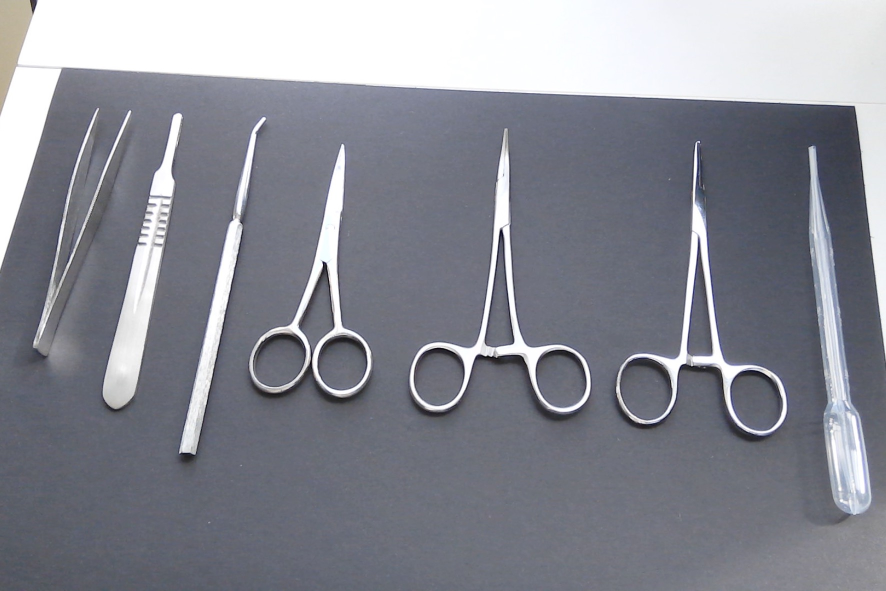
#> input picture HALO-OR/assets/samples/images/image1.jpg, 1772 x 1182 px (shown at 1/2 size)
$ python -i bboxsi_main.py   (imports and definitions only)
#> lines starting #> are read from the running program, lines starting #| are printed output that depends on the picture; after the words box and inside, x2 and y2 are one past the last pixel; in counts of white or black regions, pixels touching at a corner belong together
#> further down, picture is the input picture: shape (1182, 1772, 3); mean B, G, R 146.8, 137.5, 135.6
#!/usr/bin/env python3
"""
Detect surgical instruments on a dark mat using classical CV (OpenCV + NumPy).

Pipeline:
1) Extract dark ROI (mat).
2) Extract instrument foreground inside ROI.
3) Apply fallback edge-based mask when needed.
4) Extract connected components and produce filtered bounding boxes.
5) Save JSON + visualization (+ optional masks).
"""

from __future__ import annotations

import argparse
import json
import sys
from pathlib import Path
from typing import Dict, List, Tuple

import cv2
import numpy as np


DEFAULT_EXTENSIONS = [".jpg", ".jpeg", ".png", ".bmp", ".tif", ".tiff"]


def clamp(value: int, low: int, high: int) -> int:
    """Clamp integer to [low, high]."""
    return max(low, min(high, value))


def normalize_kernel_size(k: int) -> int:
    """Ensure morphology kernel size is odd and >= 1."""
    k = max(1, int(k))
    if k % 2 == 0:
        k += 1
    return k


def ellipse_kernel(k: int) -> np.ndarray:
    """Create an elliptical structuring element."""
    kk = normalize_kernel_size(k)
    return cv2.getStructuringElement(cv2.MORPH_ELLIPSE, (kk, kk))


# [173 lines left out: functions find_images, ensure_dirs, fill_external_contours, count_holes, split_merged_components, not called in this run]


def extract_roi_mask(
    image_bgr: np.ndarray,
    v_dark: int = 110,
    roi_close_k: int = 31,
    roi_open_k: int = 17,
    auto_thresholds: bool = True,
    manual_v_dark_override: bool = False,
) -> Tuple[np.ndarray, Dict[str, float | bool | int | str]]:
    """
    Extract the black/dark mat ROI as the largest dark region.

    Returns:
        roi_mask: uint8 binary mask (0/255)
        meta: diagnostics and fallback state
    """
#> called with v_dark = 110, roi_close_k = 31, roi_open_k = 17, auto_thresholds = True, manual_v_dark_override = False
    h, w = image_bgr.shape[:2]
#> h = 1182; w = 1772
    total_pixels = float(h * w)
#> total_pixels = 2094504

    hsv = cv2.cvtColor(image_bgr, cv2.COLOR_BGR2HSV)
#> hsv: shape (1182, 1772, 3); mean H, S, V 103.4, 24.6, 147
    s = hsv[:, :, 1]
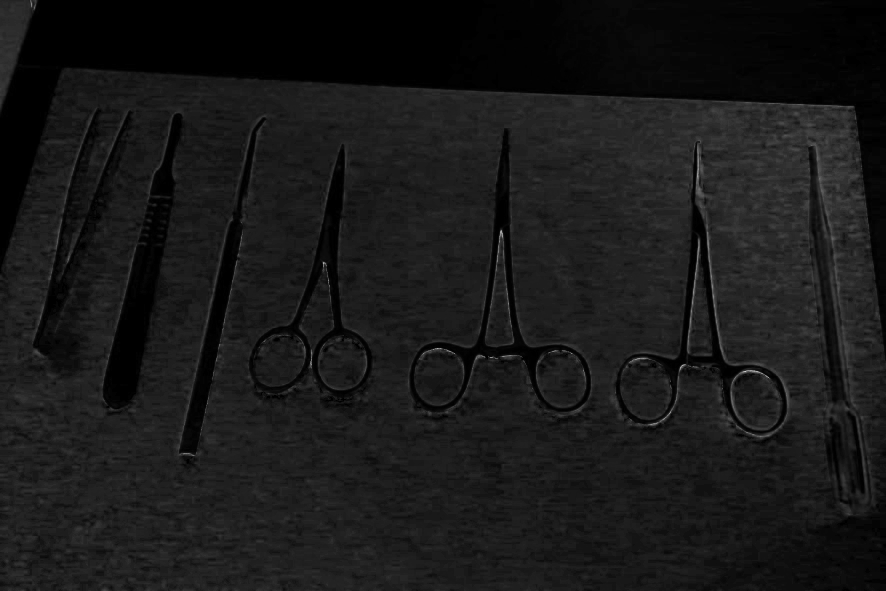
#> s: shape (1182, 1772) (shown at 1/2 size); min 0, max 255, mean 24.6
    v = hsv[:, :, 2]
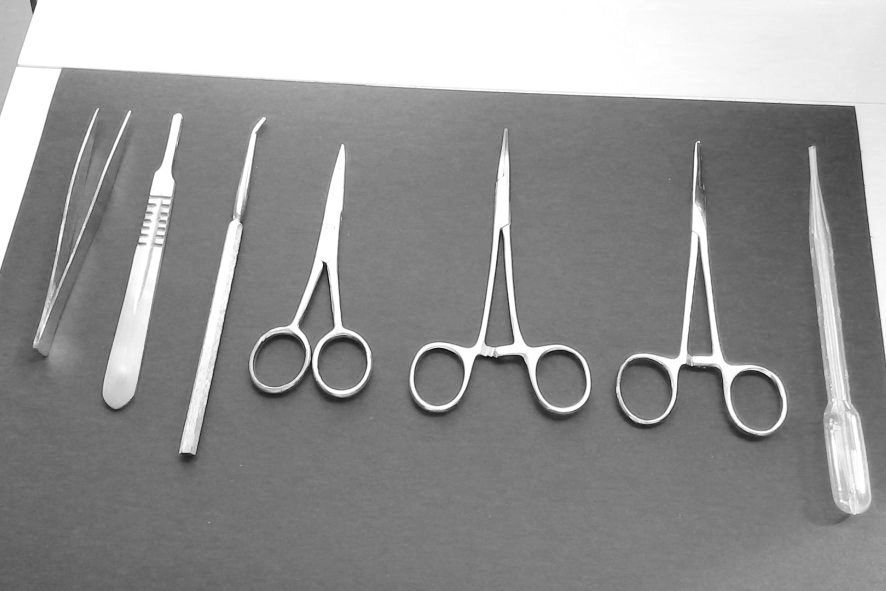
#> v: shape (1182, 1772) (shown at 1/2 size); min 2, max 255, mean 147

    used_v_dark = int(v_dark)
    bg_v_ref = float(np.percentile(v, 40))
#> bg_v_ref = 120

    if auto_thresholds and not manual_v_dark_override:
        darker_half_cut = np.percentile(v, 75)
#> darker_half_cut = 150
        dark_candidates = v[v < darker_half_cut]
        if dark_candidates.size >= 100:
            bg_v_ref = float(np.percentile(dark_candidates, 40))
#> bg_v_ref = 116
        used_v_dark = clamp(int(bg_v_ref + 10), 70, 140)
#> used_v_dark = 126

    # Base dark mask plus relaxed low-saturation expansion for dark-gray mat edges.
    dark_base = v < used_v_dark
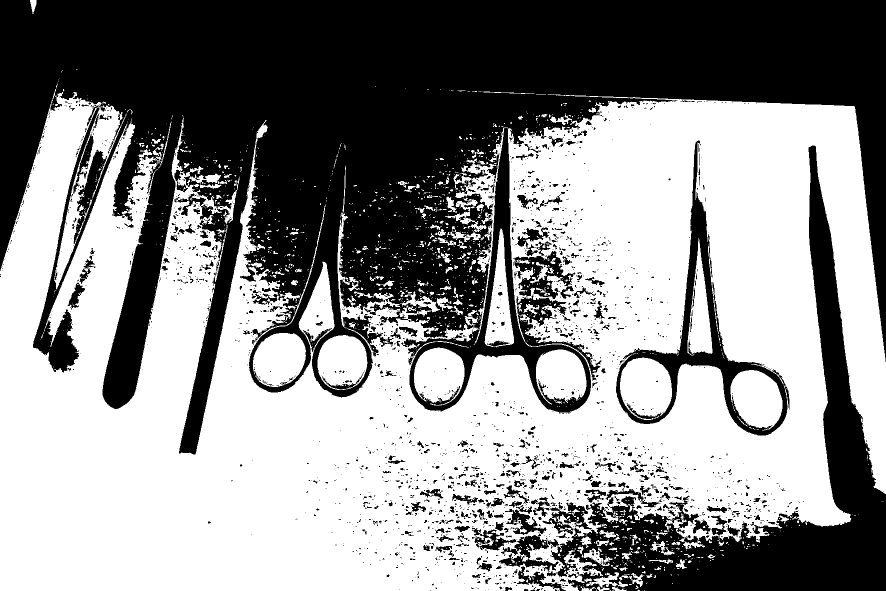
#> dark_base: shape (1182, 1772) bool (shown at 1/2 size); 55.8% white; 2389 black regions (2007 under 20 px), largest, box (x1, y1, x2, y2) and area: (0, 0, 1772, 909) 734396, (1100, 291, 1772, 1182) 117238, (1232, 281, 1579, 871) 23814
    dark_sat_relaxed = (v < clamp(used_v_dark + 12, 0, 255)) & (s < 160)
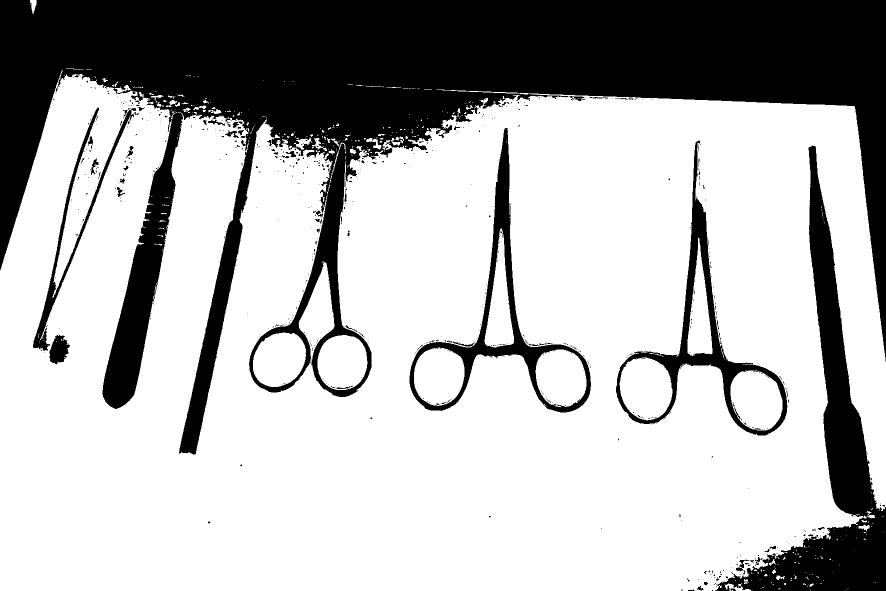
#> dark_sat_relaxed: shape (1182, 1772) bool (shown at 1/2 size); 70.7% white; 710 black regions (645 under 20 px), largest, box (x1, y1, x2, y2) and area: (0, 0, 1772, 909) 491796, (1430, 291, 1772, 1182) 65954, (819, 256, 1182, 825) 21660
    dark_mask = np.where(dark_base | dark_sat_relaxed, 255, 0).astype(np.uint8)
#> dark_mask: shape (1182, 1772); 70.7% white; 649 black regions (584 under 20 px), largest, box (x1, y1, x2, y2) and area: (0, 0, 1772, 909) 491791, (1430, 291, 1772, 1182) 65954, (819, 256, 1182, 825) 21655

    dark_mask = cv2.morphologyEx(
        dark_mask,
        cv2.MORPH_CLOSE,
        ellipse_kernel(roi_close_k),
        iterations=2,
    )
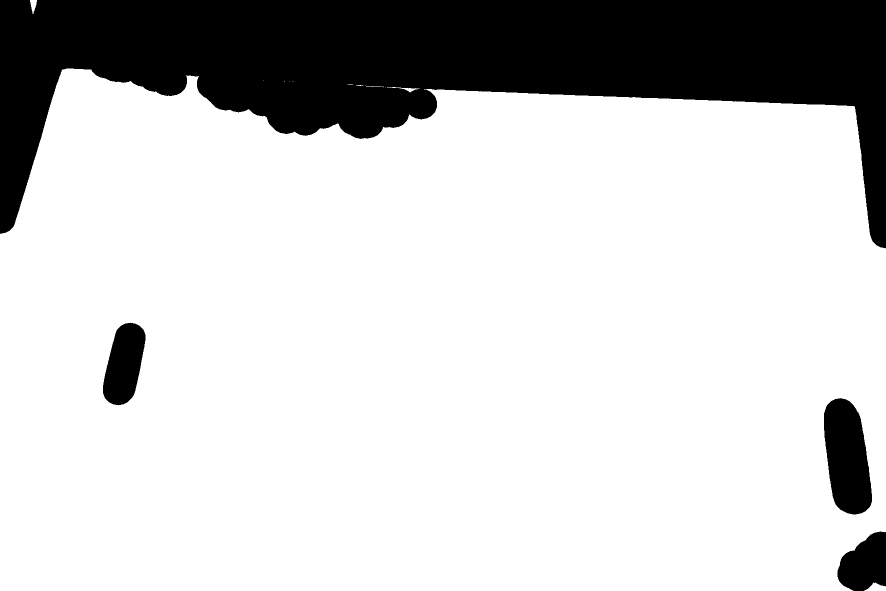
#> dark_mask: shape (1182, 1772) (shown at 1/2 size); 79.6% white; 4 black regions, box (x1, y1, x2, y2) and area: (0, 0, 1772, 497) 392003, (1648, 796, 1744, 1029) 16726, (206, 645, 291, 811) 9832, (1675, 1063, 1772, 1182) 8392
    dark_mask = cv2.morphologyEx(
        dark_mask,
        cv2.MORPH_OPEN,
        ellipse_kernel(roi_open_k),
        iterations=1,
    )
#> dark_mask: shape (1182, 1772); 79.6% white; 4 black regions

    contours, _ = cv2.findContours(dark_mask, cv2.RETR_EXTERNAL, cv2.CHAIN_APPROX_SIMPLE)
#> contours = 2 contours; box (x1, y1, x2, y2) and area: (0, 137, 1772, 1182) 1690111, (1735, 1166, 1772, 1182) 384

    roi_mask = np.zeros((h, w), dtype=np.uint8)
    roi_found = False
    warning = ""

    if contours:
        largest = max(contours, key=cv2.contourArea)
#> largest = contour of 875 points, box (x1, y1, x2, y2) (0, 137, 1772, 1182), area 1690111
        cv2.drawContours(roi_mask, [largest], -1, 255, thickness=cv2.FILLED)
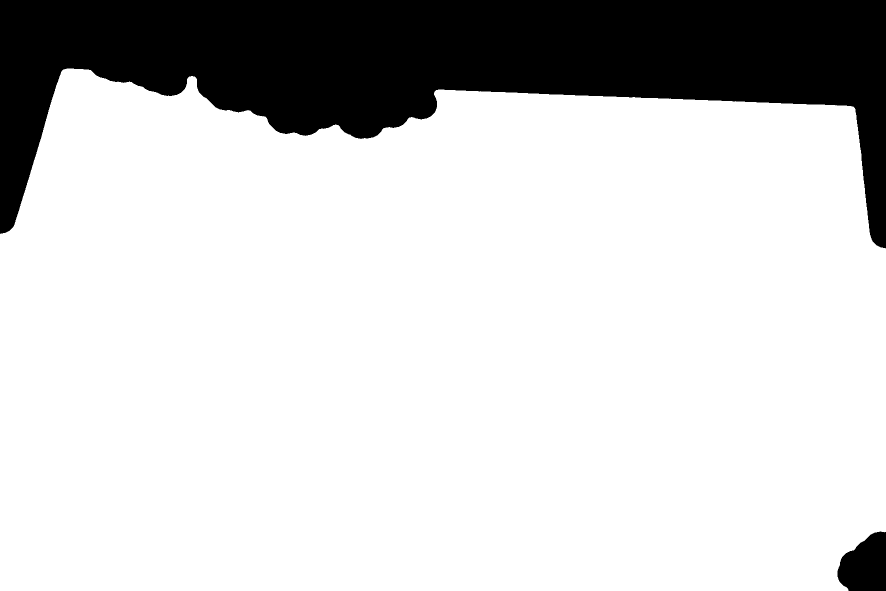
#> roi_mask: shape (1182, 1772) (shown at 1/2 size); 80.8% white; 2 black regions, box (x1, y1, x2, y2) and area: (0, 0, 1772, 497) 392781, (1675, 1063, 1772, 1182) 8888
        roi_found = True

    roi_area_frac = float(cv2.countNonZero(roi_mask) / total_pixels)
#> roi_area_frac = 0.808
    if (not roi_found) or roi_area_frac < 0.10:
        roi_mask[:] = 255
        roi_found = False
        warning = "ROI fallback to full image (missing or too small)."
        roi_area_frac = 1.0

    meta: Dict[str, float | bool | int | str] = {
        "roi_area_frac": roi_area_frac,
        "roi_found": roi_found,
        "warning": warning,
        "bg_v_ref": bg_v_ref,
        "used_v_dark": used_v_dark,
    }
#> meta = {'roi_area_frac': 0.808, 'roi_found': True, 'warning': '', 'bg_v_ref': 116, 'used_v_dark': 126}
    return roi_mask, meta


# [279 lines left out: functions edge_based_obj_fallback, extract_obj_mask_instruments, extract_bboxes_from_mask, draw_debug, save_bbox_crops, not called in this run]


def flag_was_provided(flag_name: str) -> bool:
    """Check whether a long-form argparse flag was explicitly passed."""
    return any(arg == flag_name or arg.startswith(flag_name + "=") for arg in sys.argv[1:])


# [178 lines left out: functions parse_args, main, not called in this run]


# [2 lines not run here, left out]

>>> import cv2
>>> picture = cv2.imread('../../HALO-OR/assets/samples/images/image1.jpg')
>>> result = extract_roi_mask(picture)
